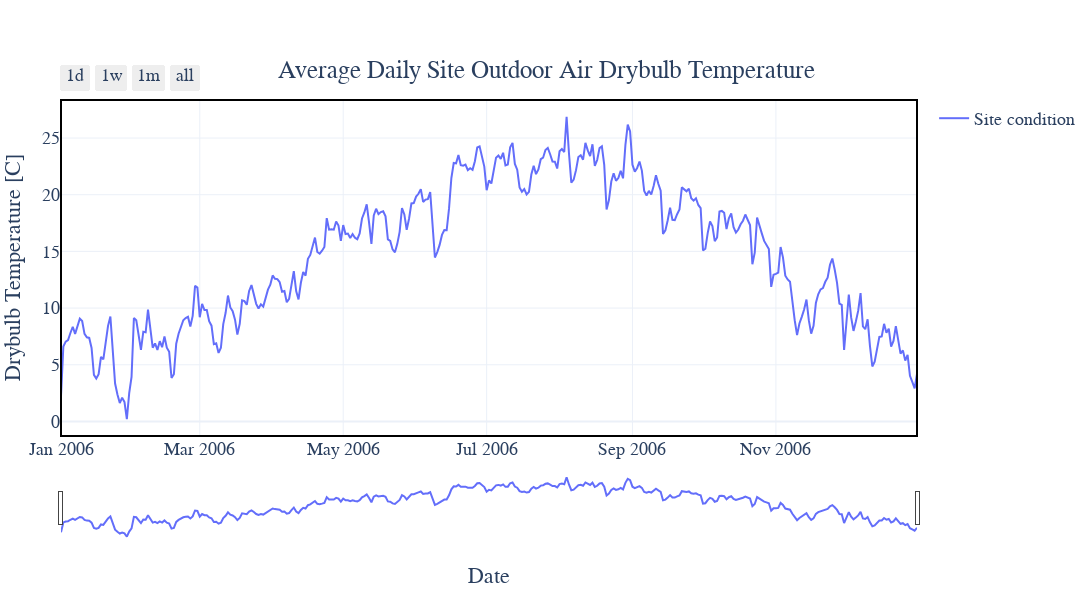

Notebook source saved alongside this figure:
### Markdown cell above
- Daily average site outdoor air drybulb temperature

### Code cell
fig = go.Figure()

fig.add_trace(go.Scatter(x=daily_avg_Site_Outdoor_Air_Drybulb_Temperature.index, y=daily_avg_Site_Outdoor_Air_Drybulb_Temperature['Site_Outdoor_Air_Drybulb_Temperature'],
                         mode='lines', name='Site condition'))

fig.update_layout(
    title={
        'text': 'Average Daily Site Outdoor Air Drybulb Temperature',
        'y': 0.90,  
        'x': 0.5,
        'xanchor': 'center',
        'yanchor': 'top',
    },
    xaxis_title='Date',
    yaxis_title='Drybulb Temperature [C]',
    font=dict(
        family="Times New Roman",
        size=18,
    ),
    xaxis=dict(
        range=['2006-01-01', '2006-12-31'],  
        rangeselector=dict(
            buttons=list([
                dict(count=1, label="1d", step="day", stepmode="backward"),
                dict(count=7, label="1w", step="day", stepmode="backward"),
                dict(count=1, label="1m", step="month", stepmode="backward"),
                dict(step="all")
            ])
        ),
        rangeslider=dict(visible=True),
        type="date"
    ),
    yaxis=dict(fixedrange=False),
    hovermode="x unified",
    paper_bgcolor='white',  
    plot_bgcolor='white',   
    margin=dict(l=60, r=60, t=100, b=60),  
    showlegend=True,
    width=1100,  
    height=600   
)

fig.update_layout(
    shapes=[
        dict(
            type="rect",
            xref="paper", yref="paper",
            x0=0, y0=0, x1=1, y1=1,
            line=dict(color="black", width=2)
        )
    ]
)

fig.show()

### Figure 1 — Plotly figure (JSON) as saved in the notebook; plotly's stock layout.template omitted (floating-point values rounded to 4 significant figures; data arrays with more than 128 entries replaced by an {"elided": "..."} marker saying what was removed)
{"data": [{"mode": "lines", "name": "Site condition", "type": "scatter", "x": {"elided": "365 str values"}, "y": {"elided": "365 float values"}}], "layout": {"font": {"family": "Times New Roman", "size": 18}, "height": 600, "hovermode": "x unified", "margin": {"b": 60, "l": 60, "r": 60, "t": 100}, "paper_bgcolor": "white", "plot_bgcolor": "white", "shapes": [{"line": {"color": "black", "width": 2}, "type": "rect", "x0": 0, "x1": 1, "xref": "paper", "y0": 0, "y1": 1, "yref": "paper"}], "showlegend": true, "title": {"text": "Average Daily Site Outdoor Air Drybulb Temperature", "x": 0.5, "xanchor": "center", "y": 0.9, "yanchor": "top"}, "width": 1100, "xaxis": {"range": ["2006-01-01", "2006-12-31"], "rangeselector": {"buttons": [{"count": 1, "label": "1d", "step": "day", "stepmode": "backward"}, {"count": 7, "label": "1w", "step": "day", "stepmode": "backward"}, {"count": 1, "label": "1m", "step": "month", "stepmode": "backward"}, {"step": "all"}]}, "rangeslider": {"visible": true}, "title": {"text": "Date"}, "type": "date"}, "yaxis": {"fixedrange": false, "title": {"text": "Drybulb Temperature [C]"}}}}
